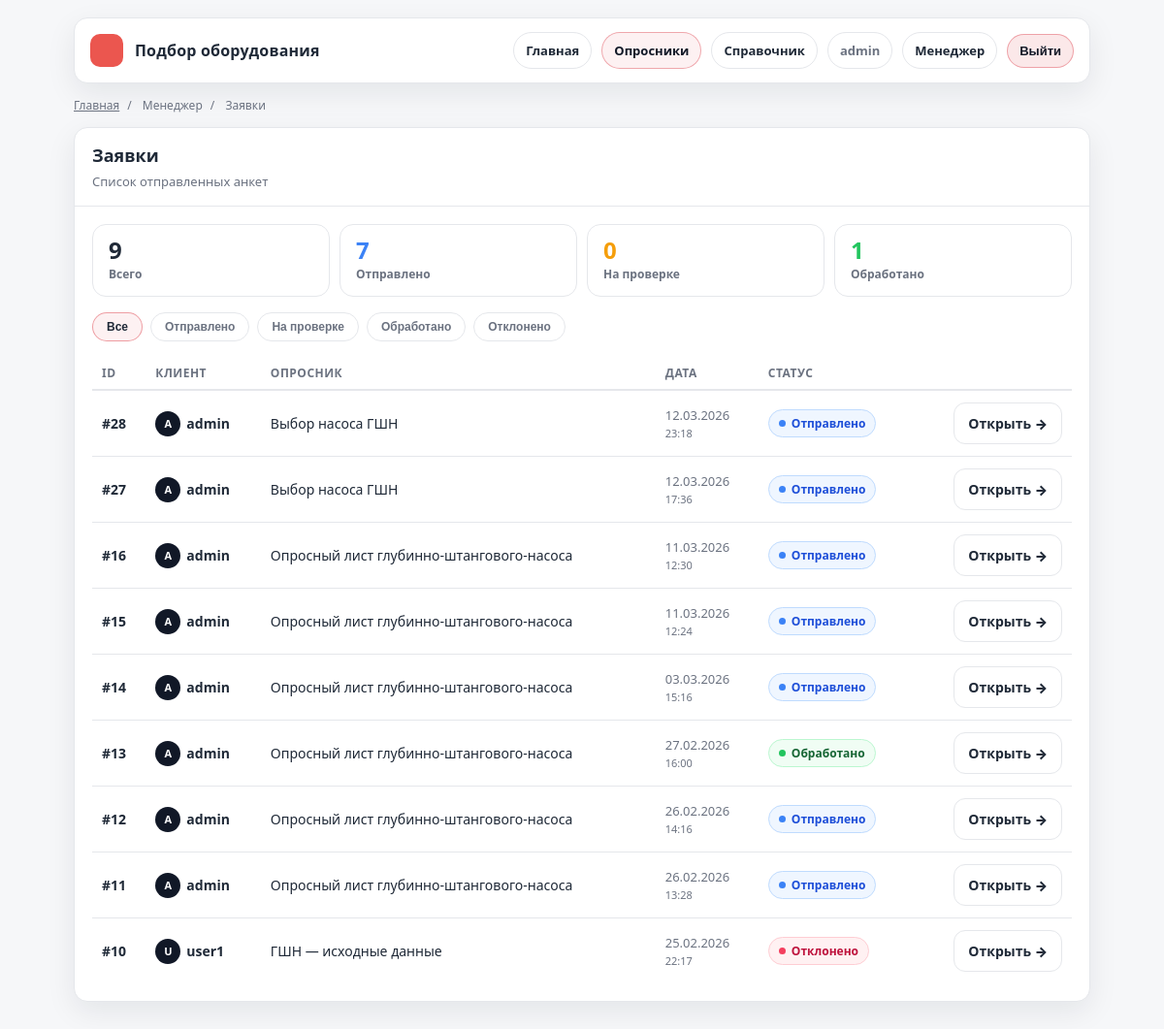
Page /q/manager/submissions/ (signed in) on the earlier database version.
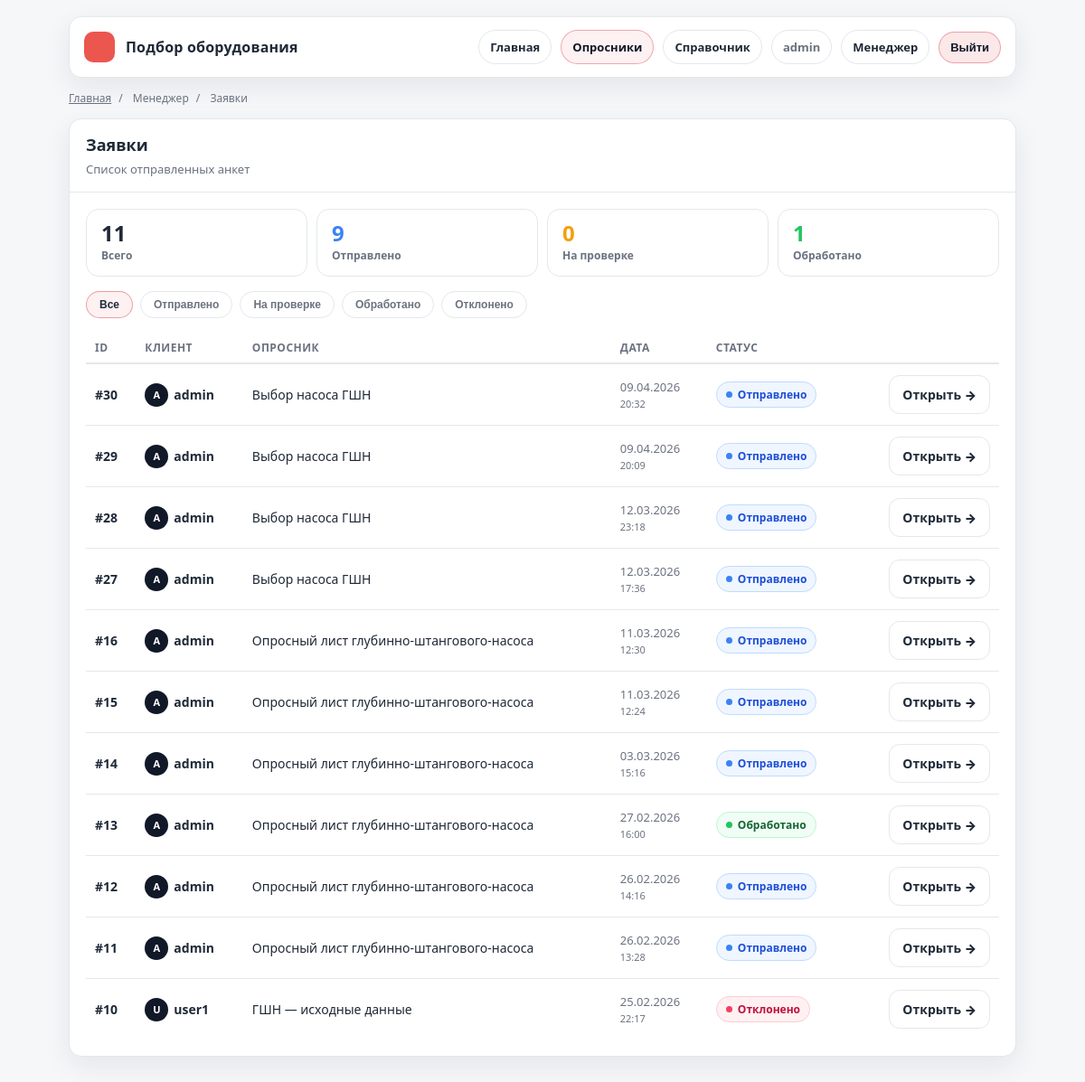
Same page on the later database version.
### questionnaires/models.py (models this page shows, shortened)
class Submission(models.Model):
    DRAFT      = "draft"
    SUBMITTED  = "submitted"
    IN_REVIEW  = "in_review"
    PROCESSED  = "processed"
    REJECTED   = "rejected"
    STATUSES = [
        (DRAFT,     "Черновик"),
        (SUBMITTED, "Отправлено"),
        (IN_REVIEW, "На проверке"),
        (PROCESSED, "Обработано"),
        (REJECTED,  "Отклонено"),
    ]
    questionnaire      = models.ForeignKey(Questionnaire, on_delete=models.PROTECT, related_name="submissions")
    user               = models.ForeignKey(settings.AUTH_USER_MODEL, on_delete=models.CASCADE, related_name="submissions")
    status             = models.CharField(max_length=20, choices=STATUSES, default=DRAFT)
    created_at         = models.DateTimeField(auto_now_add=True)
    submitted_at       = models.DateTimeField(null=True, blank=True)
    processed_data_json = models.JSONField(default=dict, blank=True)
    issues_json        = models.JSONField(default=dict, blank=True)

class Questionnaire(models.Model):
    slug = models.SlugField(unique=True)
    title = models.CharField(max_length=200)
    description = models.TextField(blank=True)
    is_active = models.BooleanField(default=True)

### questionnaires/views.py (the view)
# urls.py: path("manager/submissions/", views.manager_list, name="manager_list"),
@staff_member_required
def manager_list(request):
    items = Submission.objects.exclude(status=Submission.DRAFT).order_by("-created_at")
    count_total     = items.count()
    count_submitted = items.filter(status=Submission.SUBMITTED).count()
    count_in_review = items.filter(status=Submission.IN_REVIEW).count()
    count_processed = items.filter(status=Submission.PROCESSED).count()
    return render(request, "manager/list.html", {
        "items": items,
        "count_total": count_total,
        "count_submitted": count_submitted,
        "count_in_review": count_in_review,
        "count_processed": count_processed,
    })

### templates/manager/list.html (shortened to what this page needs)
{% extends "base.html" %}
{% block crumbs %}
  <div class="crumbs">
    <a href="/">Главная</a><span class="sep">/</span>
    <span>Менеджер</span><span class="sep">/</span>
    <span>Заявки</span>
  </div>
{% endblock %}
{% block content %}
<div class="card">
  <div class="card-head">
    <div>
      <h1 class="card-title">Заявки</h1>
      <div class="card-sub">Список отправленных анкет</div>
    </div>
  </div>
  <div class="card-body">
    <div class="stat-row">
      <div class="stat">
        <div class="stat-num">{{ count_total }}</div>
        <div class="stat-label">Всего</div>
      </div>
      <div class="stat">
        <div class="stat-num" style="color:#3b82f6">{{ count_submitted }}</div>
        <div class="stat-label">Отправлено</div>
      </div>
      <div class="stat">
        <div class="stat-num" style="color:#f59e0b">{{ count_in_review }}</div>
        <div class="stat-label">На проверке</div>
      </div>
      <div class="stat">
        <div class="stat-num" style="color:#22c55e">{{ count_processed }}</div>
        <div class="stat-label">Обработано</div>
      </div>
    </div>
    <div class="filter-row" id="filterRow">
      <button class="filter-btn active" data-status="all">Все</button>
      <button class="filter-btn" data-status="submitted">Отправлено</button>
      <button class="filter-btn" data-status="in_review">На проверке</button>
      <button class="filter-btn" data-status="processed">Обработано</button>
      <button class="filter-btn" data-status="rejected">Отклонено</button>
    </div>
    <table id="submissionsTable">
      <thead>
        <tr>
          <th>ID</th><th>Клиент</th><th>Опросник</th><th>Дата</th><th>Статус</th><th></th>
        </tr>
      </thead>
      <tbody>
        {% for s in items %}
          <tr data-status="{{ s.status }}">
            <td><b>#{{ s.id }}</b></td>
            <td>
              <div class="user-chip">
                <div class="avatar">{{ s.user.username|first|upper }}</div>
                {{ s.user.username }}
              </div>
            </td>
            <td>{{ s.questionnaire.title }}</td>
            <td style="color:var(--muted);font-size:13px;">
              {{ s.created_at|date:"d.m.Y" }}<br>
              <span style="font-size:11px;">{{ s.created_at|date:"H:i" }}</span>
            </td>
            <td>
              {% if s.status == 'submitted' %}<span class="badge badge-submitted">Отправлено</span>
              {% elif s.status == 'in_review' %}<span class="badge badge-in_review">На проверке</span>
              {% elif s.status == 'processed' %}<span class="badge badge-processed">Обработано</span>
              {% elif s.status == 'rejected' %}<span class="badge badge-rejected">Отклонено</span>
              {% endif %}
            </td>
            <td style="text-align:right;">
              <a class="btn ghost" href="{% url 'manager_detail' submission_id=s.id %}">Открыть →</a>
            </td>
          </tr>
        {% empty %}
          <tr><td colspan="6"><div class="empty-state">📋<br>Пока нет заявок</div></td></tr>
        {% endfor %}
      </tbody>
    </table>
  </div>
</div>
{% endblock %}

Differences in the rows shown:
added Submission: id "30", user.username|first "A", user.username "admin", questionnaire "Выбор насоса ГШН", created_at "09.04.2026", created_at "20:32", status "Отправлено"
added Submission: id "29", user.username|first "A", user.username "admin", questionnaire "Выбор насоса ГШН", created_at "09.04.2026", created_at "20:09", status "Отправлено"
Other differences:
{{ count_total }}: "9" → "11"
{{ count_submitted }}: "7" → "9"
